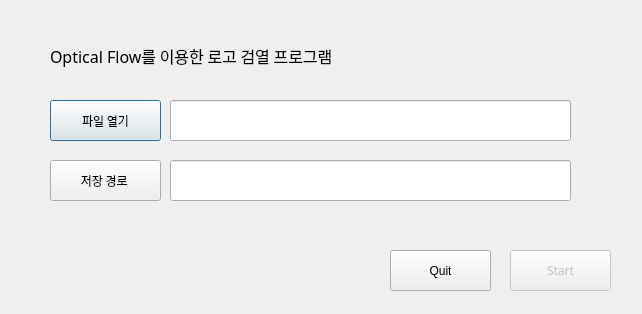
<?xml version="1.0" encoding="UTF-8"?>
<ui version="4.0">
 <class>Dialog</class>
 <widget class="QDialog" name="Dialog">
  <property name="geometry">
   <rect>
    <x>0</x>
    <y>0</y>
    <width>642</width>
    <height>314</height>
   </rect>
  </property>
  <property name="windowTitle">
   <string>Dialog</string>
  </property>
  <widget class="QPushButton" name="openButton">
   <property name="geometry">
    <rect>
     <x>50</x>
     <y>100</y>
     <width>111</width>
     <height>41</height>
    </rect>
   </property>
   <property name="font">
    <font>
     <family>함초롬돋움</family>
    </font>
   </property>
   <property name="text">
    <string>파일 열기</string>
   </property>
  </widget>
  <widget class="QLineEdit" name="openRoute">
   <property name="geometry">
    <rect>
     <x>170</x>
     <y>100</y>
     <width>401</width>
     <height>41</height>
    </rect>
   </property>
   <property name="font">
    <font>
     <family>함초롬돋움</family>
    </font>
   </property>
   <property name="readOnly">
    <bool>true</bool>
   </property>
  </widget>
  <widget class="QPushButton" name="startButton">
   <property name="enabled">
    <bool>false</bool>
   </property>
   <property name="geometry">
    <rect>
     <x>510</x>
     <y>250</y>
     <width>101</width>
     <height>41</height>
    </rect>
   </property>
   <property name="font">
    <font>
     <family>함초롬돋움</family>
    </font>
   </property>
   <property name="text">
    <string>Start</string>
   </property>
  </widget>
  <widget class="QLineEdit" name="saveRoute">
   <property name="geometry">
    <rect>
     <x>170</x>
     <y>160</y>
     <width>401</width>
     <height>41</height>
    </rect>
   </property>
   <property name="font">
    <font>
     <family>함초롬돋움</family>
    </font>
   </property>
   <property name="text">
    <string/>
   </property>
   <property name="readOnly">
    <bool>true</bool>
   </property>
  </widget>
  <widget class="QPushButton" name="saveButton">
   <property name="geometry">
    <rect>
     <x>50</x>
     <y>160</y>
     <width>111</width>
     <height>41</height>
    </rect>
   </property>
   <property name="font">
    <font>
     <family>함초롬돋움</family>
    </font>
   </property>
   <property name="text">
    <string>저장 경로 </string>
   </property>
  </widget>
  <widget class="QLabel" name="label">
   <property name="geometry">
    <rect>
     <x>50</x>
     <y>40</y>
     <width>391</width>
     <height>31</height>
    </rect>
   </property>
   <property name="font">
    <font>
     <family>함초롬돋움</family>
     <pointsize>12</pointsize>
    </font>
   </property>
   <property name="text">
    <string>Optical Flow를 이용한 로고 검열 프로그램</string>
   </property>
  </widget>
  <widget class="QPushButton" name="quitButton">
   <property name="geometry">
    <rect>
     <x>390</x>
     <y>250</y>
     <width>101</width>
     <height>41</height>
    </rect>
   </property>
   <property name="text">
    <string>Quit</string>
   </property>
  </widget>
 </widget>
 <resources/>
 <connections/>
</ui>
